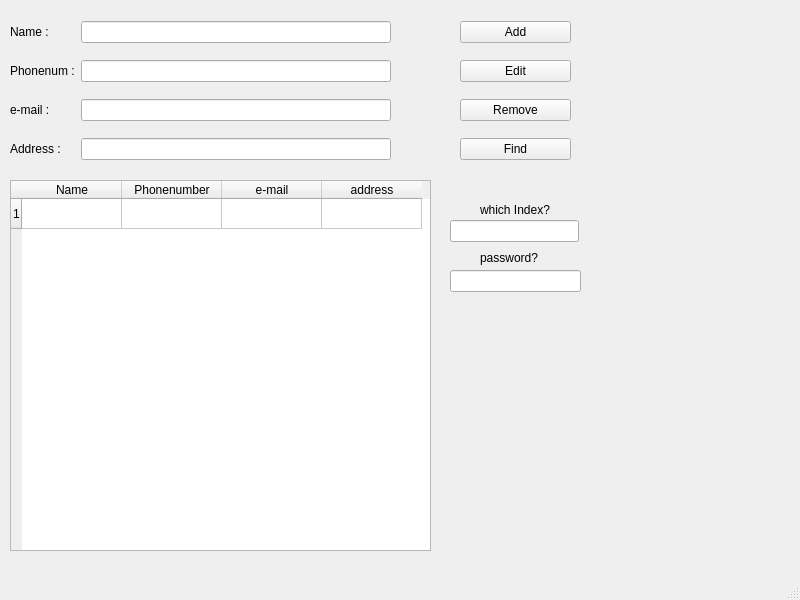
<?xml version="1.0" encoding="UTF-8"?>
<ui version="4.0">
 <class>MainWindow</class>
 <widget class="QMainWindow" name="MainWindow">
  <property name="geometry">
   <rect>
    <x>0</x>
    <y>0</y>
    <width>800</width>
    <height>600</height>
   </rect>
  </property>
  <property name="windowTitle">
   <string>MainWindow</string>
  </property>
  <widget class="QWidget" name="centralwidget">
   <widget class="QWidget" name="gridLayoutWidget">
    <property name="geometry">
     <rect>
      <x>10</x>
      <y>10</y>
      <width>381</width>
      <height>161</height>
     </rect>
    </property>
    <layout class="QGridLayout" name="gridLayout_2">
     <item row="2" column="0">
      <widget class="QLabel" name="label_3">
       <property name="text">
        <string>e-mail :</string>
       </property>
      </widget>
     </item>
     <item row="1" column="0">
      <widget class="QLabel" name="label">
       <property name="text">
        <string>Phonenum :</string>
       </property>
      </widget>
     </item>
     <item row="0" column="0">
      <widget class="QLabel" name="label_2">
       <property name="text">
        <string>Name :</string>
       </property>
      </widget>
     </item>
     <item row="3" column="0">
      <widget class="QLabel" name="label_4">
       <property name="text">
        <string>Address :</string>
       </property>
      </widget>
     </item>
     <item row="0" column="1">
      <widget class="QLineEdit" name="name"/>
     </item>
     <item row="1" column="1">
      <widget class="QLineEdit" name="phonenum"/>
     </item>
     <item row="2" column="1">
      <widget class="QLineEdit" name="email"/>
     </item>
     <item row="3" column="1">
      <widget class="QLineEdit" name="address"/>
     </item>
    </layout>
   </widget>
   <widget class="QWidget" name="verticalLayoutWidget">
    <property name="geometry">
     <rect>
      <x>460</x>
      <y>10</y>
      <width>111</width>
      <height>161</height>
     </rect>
    </property>
    <layout class="QVBoxLayout" name="verticalLayout_2">
     <item>
      <widget class="QPushButton" name="add">
       <property name="text">
        <string>Add</string>
       </property>
      </widget>
     </item>
     <item>
      <widget class="QPushButton" name="edit">
       <property name="text">
        <string>Edit</string>
       </property>
      </widget>
     </item>
     <item>
      <widget class="QPushButton" name="remove">
       <property name="text">
        <string>Remove</string>
       </property>
      </widget>
     </item>
     <item>
      <widget class="QPushButton" name="find">
       <property name="text">
        <string>Find</string>
       </property>
      </widget>
     </item>
    </layout>
   </widget>
   <widget class="QTableWidget" name="tableWidget">
    <property name="geometry">
     <rect>
      <x>10</x>
      <y>180</y>
      <width>421</width>
      <height>371</height>
     </rect>
    </property>
    <row>
     <property name="text">
      <string>1</string>
     </property>
    </row>
    <column>
     <property name="text">
      <string>Name</string>
     </property>
    </column>
    <column>
     <property name="text">
      <string>Phonenumber</string>
     </property>
    </column>
    <column>
     <property name="text">
      <string>e-mail</string>
     </property>
    </column>
    <column>
     <property name="text">
      <string>address</string>
     </property>
    </column>
   </widget>
   <widget class="QLabel" name="label_5">
    <property name="geometry">
     <rect>
      <x>480</x>
      <y>200</y>
      <width>181</width>
      <height>20</height>
     </rect>
    </property>
    <property name="text">
     <string>which Index?</string>
    </property>
   </widget>
   <widget class="QLineEdit" name="whichindex">
    <property name="geometry">
     <rect>
      <x>450</x>
      <y>220</y>
      <width>129</width>
      <height>22</height>
     </rect>
    </property>
   </widget>
   <widget class="QLabel" name="label_6">
    <property name="geometry">
     <rect>
      <x>480</x>
      <y>250</y>
      <width>71</width>
      <height>16</height>
     </rect>
    </property>
    <property name="text">
     <string>password?</string>
    </property>
   </widget>
   <widget class="QLineEdit" name="passWord">
    <property name="geometry">
     <rect>
      <x>450</x>
      <y>270</y>
      <width>131</width>
      <height>22</height>
     </rect>
    </property>
   </widget>
  </widget>
  <widget class="QMenuBar" name="menubar">
   <property name="geometry">
    <rect>
     <x>0</x>
     <y>0</y>
     <width>800</width>
     <height>19</height>
    </rect>
   </property>
  </widget>
  <widget class="QStatusBar" name="statusbar"/>
 </widget>
 <resources/>
 <connections/>
</ui>
